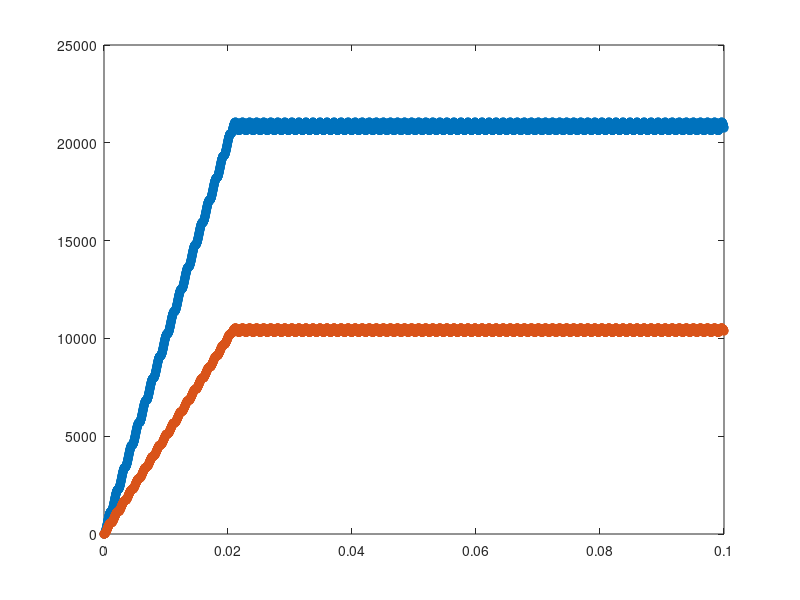

The MATLAB source for this figure:
clc, clear all, close all

CLK = 48000; % 48kHz sampling rate for ADC
t = 0.1; % 100ms long simulation
SingFreq = 440; % test signal frequency

%********generate signal*********%
X = linspace(0, t, CLK*t); % vector with each sampling points in time
for II = 1:2;
Y = sin(2*pi.*X*SingFreq)./II; % generate signal
qY = uint16((Y+1).*2^15); % quantize signal to 16 bit (matlab doesn't have 
%24bit like the ADC has, but close enough)

%plot(X,qY, '-o'); %<------

%********end of generate signal*********%





%********Complicated way of rectifying (abs) the input signal**********
% This method is easy to implement in VHDL/circuit.
% in essence it takes the 2s compliment of the signal if MSB is low.
% Thereby it folds the signal at the MSB/midpoint back in amplitude.


MSB = qY./(2^16); %extract MSB from each sample

%plot(X, 2^16*MSB); %<-----

pY=qY; % power vector
for i=1:length(X)
    if MSB(i)
        
    else
        pY(i) = bitcmp(pY(i)) +1; % returns the bit-wise compliment,
        %or inversion if you like.
        % if the resolution is hight then we most likely can ignore +1 as
        % it would be very small
    end
end
pY = pY - 2^15;

%plot(X, pY); % <-------

%****** End of rectify *******





%****** Smooth power signal *****
% rolling average

num = 1000; % amount of samples to be used for averageing.

a = uint16((1:num) .*0);
spY = pY; % smoothen power vector
for i=1:length(X)
    
    a = [a(2:num), pY(i)]; % shift in new power value and discard the oldest one
    spY(i) = mean(a); 
end

plot(X,spY, '-o'); %<-------
hold on
end



